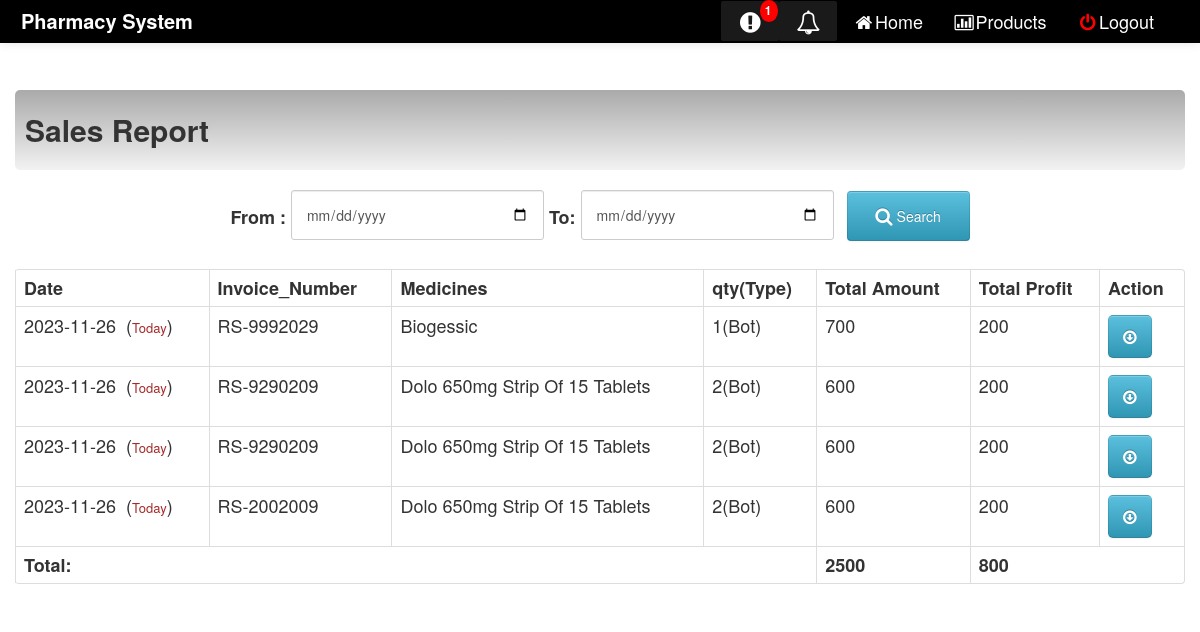
Page /sales_report.php (signed in) on the committed database.
### tables this page shows
CREATE TABLE `sales` (
  `id` int(11) NOT NULL,
  `invoice_number` varchar(13) NOT NULL,
  `medicines` varchar(255) NOT NULL,
  `quantity` varchar(255) NOT NULL,
  `total_amount` bigint(11) NOT NULL,
  `total_profit` bigint(11) NOT NULL,
  `Date` date NOT NULL
);

### sales_report.php (the view, shortened to what this page needs)
<!DOCTYPE html>
<html>
<head>
    <link rel="stylesheet" type="text/css" href="css/bootstrap.css">
  <link rel="stylesheet" type="text/css" href="css/font-awesome.min.css">
  <link rel="stylesheet" type="text/css" href="css/bootstrap-responsive.css">
  <link rel="stylesheet" type="text/css" href="css/style.css">
  <link rel="stylesheet" type="text/css" href="src/facebox.css">
  <link rel="stylesheet" type="text/css" href="css/tcal.css">
</head>
<body>
  <body style="height: 100%">
  <div class="navbar navbar-inverse navbar-fixed-top">
      <div class="navbar-inner" style="background: #000;">
        <div class="container-fluid">
          <a class="brand" href="#"><b>Pharmacy System</b></a>
          <div class="nav-collapse">
            <ul class="nav pull-right">
               <li>
        <?php
        include("dbcon.php");
          $quantity = "5";
          $select_sql1 = "SELECT * FROM stock where remain_quantity <= '$quantity' and status='Available'";
          $result1 = mysqli_query($con,$select_sql1);
          $row2 = $result1->num_rows;
         if($row2 == 0){
            echo ' <a  href="#" class="notification label-inverse" >
                <span class="icon-exclamation-sign icon-large"></span></a>';
          }else{
            echo ' <a  href="qty_alert.php" class="notification label-inverse" id="popup">
                <span class="icon-exclamation-sign icon-large"></span>
                <span class="badge">'.$row2.'</span></a>';
          }
          ?>
        </li>
          <li>
            <?php
              @$date = date('Y-m-d');
        $inc_date = date("Y-m-d", strtotime("+6 month", strtotime($date)));
        $select_sql = "SELECT  * FROM stock WHERE expire_date <= '$inc_date' and status='Available' ";
         $result =  mysqli_query($con,$select_sql);
          $row1 = $result->num_rows;
            if($row1 == 0){
                 echo ' <a  href="#" class="notification label-inverse" >
                <span class="icon-bell icon-large"></span></a>';
          }else{
            echo ' <a  href="ex_alert.php" class="notification label-inverse" id="popup">
                <span class="icon-bell icon-large"></span>
                <span class="badge">'.$row1.'</span></a>';
            }
            ?>
          </li>
        <li><a href="home.php?invoice_number=<?php echo $_GET['invoice_number']?>"><span class="icon-home"></span>Home</a></li>
         <li><a href="product/view.php?invoice_number=<?php echo $_GET['invoice_number']?>"><span class="icon-bar-chart"></span>Products</a></li>
         <li><a href="logout.php" class="link"><font color='red'><span class="icon-off"></span></font>Logout</a></li>
       </ul>
      </div>
        </div>
      </div>
  </div><br><br>
      <div class="container">
    <div class="contentheader">
      <h2>Sales Report</h2>
    </div><br>
 <center> <form action="sales_report.php?invoice_number=<?php echo $_GET['invoice_number']?>" method="POST">
<strong>From : <input type="date" style="width: 223px; padding:14px;" name="d1" class="tcal" autocomplete="off" value="" /> To: <input type="date" style="width: 223px; padding:14px;" name="d2" autocomplete="off" class="tcal" value="" />
 <button class="btn btn-info" style="width: 123px; height:50px; margin-top:-8px;margin-left:8px;" type="submit" name="submit"><i class="icon icon-search icon-large"></i> Search</button>
</strong>
</form></center>
            <div class="container" style="overflow-x:auto; overflow-y: auto;">
     <table class="table table-bordered">
          <tr>
            <th>Date</th>
            <th>Invoice_Number</th>
           <th>Medicines</th>
           <th>qty(Type)</th>
            <th>Total Amount</th>
            <th>Total Profit</th>
            <th>Action</th>
          </tr>
        <?php
            include("dbcon.php");
            if(isset($_POST['submit'])){
            $d1=$_POST['d1'];
            $d2=$_POST['d2'];
            $select_sql = "SELECT * FROM sales where Date BETWEEN '$d1' and '$d2' order by Date desc";
            $select_query = mysqli_query($con,$select_sql);
            while($row = mysqli_fetch_array($select_query)) :
         ?>
          <tbody>
          <tr>
            <td><?php echo $row['Date']?></td>
            <td><?php $invoice_number =  $row['invoice_number'];
                 echo $invoice_number;
                 ?></td>
            <td><?php echo $row['medicines']?></td>
            <td><?php echo $row['quantity']?></td>
            <td><?php echo $row['total_amount']?></td>
            <td><?php echo $row['total_profit']?></td>
                <td><a href="download.php?invoice_number=<?php echo $invoice_number?>"><button class="btn btn-info btn-large"><span class="icon-download"></span></button></a>
             </td>
                                     <?php endwhile;?>
          </tr>
          </tbody>
          <th colspan="4">Total:</th>
              <th>
                <?php
                $select_sql = "SELECT sum(total_amount) from sales where Date BETWEEN '$d1' and '$d2'";
                $select_query = mysqli_query($con, $select_sql);
                while($row = mysqli_fetch_array($select_query)){
                   echo $row['sum(total_amount)'];
              }
                ?>
              </th>
              <th colspan="2">
                <?php
                $select_sql = "SELECT sum(total_profit) from sales where Date BETWEEN '$d1' and '$d2'";
                $select_query = mysqli_query($con, $select_sql);
                while($row = mysqli_fetch_array($select_query)){
                   echo $row['sum(total_profit)'];
              }
                ?>
                          <?php }else{
                          $select_sql = "SELECT * FROM sales where Date = '$date'";
                          $select_query = mysqli_query($con,$select_sql);
                          while($row = mysqli_fetch_array($select_query)) :
                            ?>
                             <tbody>
          <tr>
            <td><?php echo $row['Date']?>&nbsp;&nbsp;(<font size='2' color='brown'>Today</font>)</td>
            <td><?php $invoice_number =  $row['invoice_number'];
                 echo $invoice_number;
                 ?></td>
           <td><?php echo $row['medicines']?></td>
           <td><?php echo $row['quantity']?></td>
            <td><?php echo $row['total_amount']?></td>
            <td><?php echo $row['total_profit']?></td>
            <td><a href="download.php?invoice_number=<?php echo $invoice_number?>"><button class="btn btn-info btn-large"><span class="icon-download"></span></button></a>
        </td>
       <?php endwhile;?>
          </tr>
          </tbody>
           <th colspan="4">Total:</th>
              <th>
                <?php
                $select_sql = "SELECT sum(total_amount) from sales where Date = '$date'";
                $select_query = mysqli_query($con, $select_sql);
                while($row = mysqli_fetch_array($select_query)){
                   echo $row['sum(total_amount)'];
              }
                ?>
              </th>
              <th colspan="2">
                <?php
                $select_sql = "SELECT sum(total_profit) from sales where Date = '$date'";
                $select_query = mysqli_query($con, $select_sql);
                while($row = mysqli_fetch_array($select_query)){
                   echo $row['sum(total_profit)'];
              }
                ?>
                          <?php } ?>
              </th>
      </table>
   </div>
  </div>
  </body>
</html>

### css/style.css (style rules this page uses)
.notification { background-color: #233488; text-decoration: none; color: red; padding: 10px 26px; position: relative; display: inline-block; border-radius: 2px; }
.notification .badge { position: absolute; top: -1px; right: 1px; padding: 4px 7px 4px 5px; border-radius: 50%; background-color: red; color: white; }

### rows in the picture
sales: Date "2023-11-26", invoice_number "RS-9992029", medicines "Biogessic", quantity "1(Bot)", total_amount "700", total_profit "200"
sales: Date "2023-11-26", invoice_number "RS-9290209", medicines "Dolo 650mg Strip Of 15 Tablets", quantity "2(Bot)", total_amount "600", total_profit "200"
sales: Date "2023-11-26", invoice_number "RS-9290209", medicines "Dolo 650mg Strip Of 15 Tablets", quantity "2(Bot)", total_amount "600", total_profit "200"
sales: Date "2023-11-26", invoice_number "RS-2002009", medicines "Dolo 650mg Strip Of 15 Tablets", quantity "2(Bot)", total_amount "600", total_profit "200"

### other values in the picture
$row2 "1"
$row['sum(total_amount)'] "2500"
$row['sum(total_profit)'] "800"
